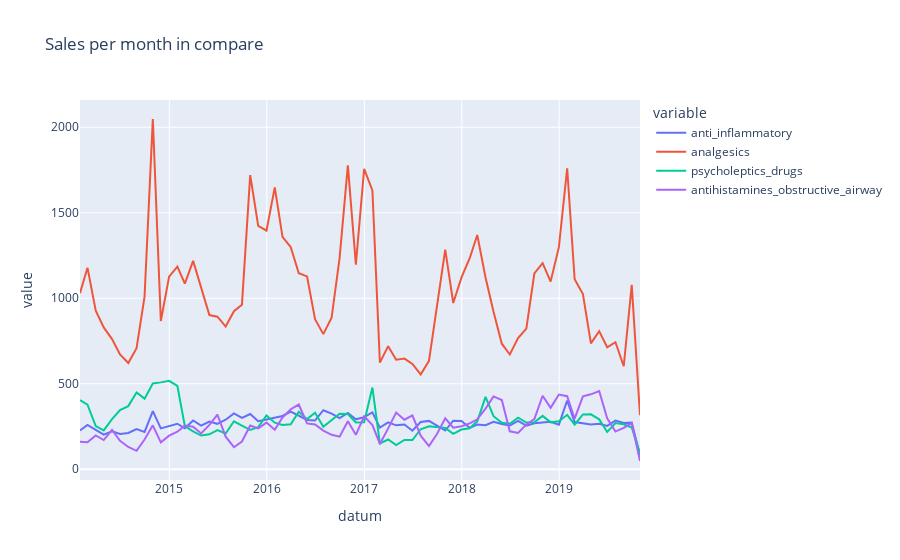

Here is the notebook cell this chart was saved with:
### Code cell
# correct line-graph including Jan 2017
px.line(
    df1,
    x="datum",
    y = ['anti_inflammatory', 'analgesics', 'psycholeptics_drugs',
       'antihistamines_obstructive_airway'],
    title="Sales per month in compare",
)
